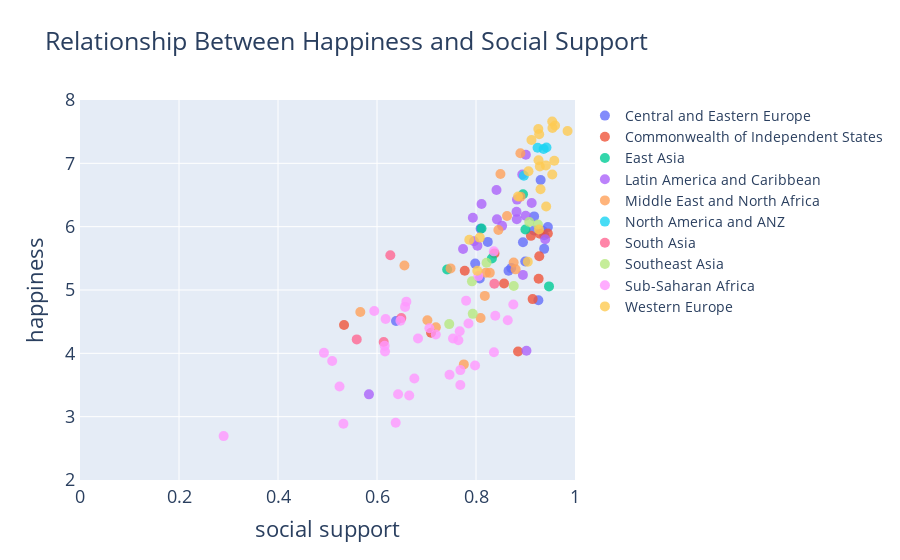

Write notebook code for a chart like this one.
### Code cell
trace = [go.Scatter(y=data_social[a + '_happiness'], x=data_social[a + '_social_support'],
                     text=data_social[a + '_country'], mode='markers', marker=dict(size=10, opacity=0.8), 
                     name=a) for a in region]
data = trace
layout = go.Layout(title='Relationship Between Happiness and Social Support', 
                    font=dict(size=18), 
                    yaxis=dict(title='happiness', range=[2, 8], showline=True),
                    xaxis=dict(title='social support', range=[0, 1], showline=True), 
                    legend=dict(font=dict(size=14)))
fig = go.Figure(data=data, layout=layout)
py.iplot(fig)

### Figure 1 — Plotly figure (JSON) as saved in the notebook; plotly's stock layout.template omitted (floating-point values rounded to 4 significant figures; data arrays with more than 128 entries replaced by an {"elided": "..."} marker saying what was removed)
{"data": [{"marker": {"opacity": 0.8, "size": 10}, "mode": "markers", "name": "Central and Eastern Europe", "text": {"elided": "142 str values"}, "type": "scatter", "x": {"elided": "142 float values"}, "y": {"elided": "142 float values"}}, {"marker": {"opacity": 0.8, "size": 10}, "mode": "markers", "name": "Commonwealth of Independent States", "text": {"elided": "142 str values"}, "type": "scatter", "x": {"elided": "142 float values"}, "y": {"elided": "142 float values"}}, {"marker": {"opacity": 0.8, "size": 10}, "mode": "markers", "name": "East Asia", "text": {"elided": "142 str values"}, "type": "scatter", "x": {"elided": "142 float values"}, "y": {"elided": "142 float values"}}, {"marker": {"opacity": 0.8, "size": 10}, "mode": "markers", "name": "Latin America and Caribbean", "text": {"elided": "142 str values"}, "type": "scatter", "x": {"elided": "142 float values"}, "y": {"elided": "142 float values"}}, {"marker": {"opacity": 0.8, "size": 10}, "mode": "markers", "name": "Middle East and North Africa", "text": {"elided": "142 str values"}, "type": "scatter", "x": {"elided": "142 float values"}, "y": {"elided": "142 float values"}}, {"marker": {"opacity": 0.8, "size": 10}, "mode": "markers", "name": "North America and ANZ", "text": {"elided": "142 str values"}, "type": "scatter", "x": {"elided": "142 float values"}, "y": {"elided": "142 float values"}}, {"marker": {"opacity": 0.8, "size": 10}, "mode": "markers", "name": "South Asia", "text": {"elided": "142 str values"}, "type": "scatter", "x": {"elided": "142 float values"}, "y": {"elided": "142 float values"}}, {"marker": {"opacity": 0.8, "size": 10}, "mode": "markers", "name": "Southeast Asia", "text": {"elided": "142 str values"}, "type": "scatter", "x": {"elided": "142 float values"}, "y": {"elided": "142 float values"}}, {"marker": {"opacity": 0.8, "size": 10}, "mode": "markers", "name": "Sub-Saharan Africa", "text": {"elided": "142 str values"}, "type": "scatter", "x": {"elided": "142 float values"}, "y": {"elided": "142 float values"}}, {"marker": {"opacity": 0.8, "size": 10}, "mode": "markers", "name": "Western Europe", "text": {"elided": "142 str values"}, "type": "scatter", "x": {"elided": "142 float values"}, "y": {"elided": "142 float values"}}], "layout": {"autosize": true, "font": {"size": 18}, "legend": {"font": {"size": 14}}, "title": {"text": "Relationship Between Happiness and Social Support"}, "xaxis": {"range": [0, 1], "showline": true, "title": {"text": "social support"}, "type": "linear"}, "yaxis": {"range": [2, 8], "showline": true, "title": {"text": "happiness"}, "type": "linear"}}}
